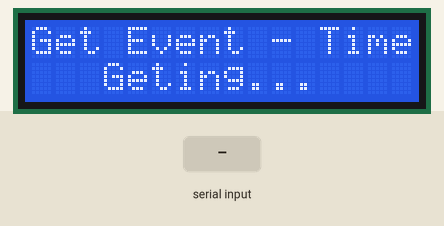
Simulated run of this sketch. Board: ESP8266 (NodeMCU). On the bench: 16×2 character LCD. The inputs (shaded band) are chosen by the test bench. WiFi joins after 1.5 s; servers stay silent unless stated; uploads are accepted with an empty reply; what the sketch prints to the serial monitor is not drawn.

Above: at 5.0 s.
5.1 s: "No Event\n" received over Serial
At 5.8 s:
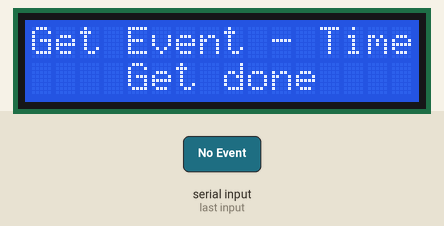
6.7 s: "30,150\n" received over Serial
At 11.4 s:
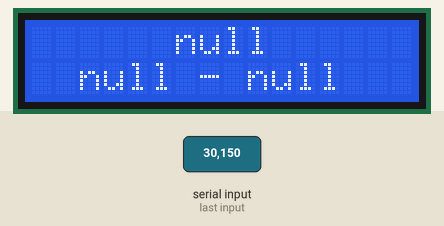
At 16.4 s:
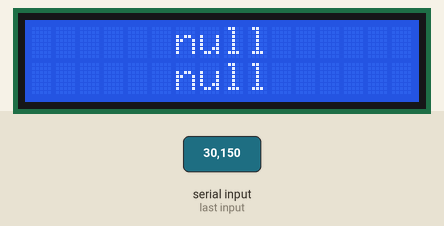
Timing chart, 0 to 17.0 s (numbered marks = the images above; inputs shaded):
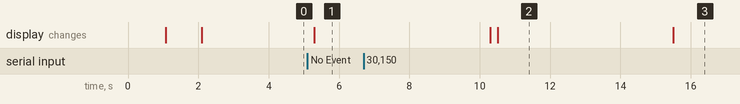

Measured:
- after the input at 5.1 s, the display: changes after 0.20 s (image 1)
- after the input at 6.7 s, the display: first differs from a run without the input after 3.8 s (image 2)
- what the display in image 2 shows lasts 5.0 s, from 10.5 s to 15.5 s

The sketch:

nodeMCU.ino
```cpp
#include <ArduinoJson.h>
#include <SerialCommand.h>
#include <SoftwareSerial.h>
#include <Arduino.h>

#include <ESP8266WiFi.h>
#include <ESP8266WiFiMulti.h>
#include <ESP8266HTTPClient.h>

#include <LiquidCrystal.h>

//Khởi tạo với các chân
LiquidCrystal lcd(D5, D0, D4, D3, D2, D1);

const char* ssid = "PKOVER_WIFI";
const char* password =  "01678911202";

const String host = "http://192.168.43.47:80";
//const String host = "http://192.168.1.11:80";

const char* privateKey = "b091f0444231106d8e7b796ae7508bb50fc9c17556118fe705266018a4173438";

int delayTime = -1;

String event = "";
String eventId = "";
String date = "";
String date2 = "";
String timeStart = "";
String timeEnd = "";

//SerialCommand sCmd;

void setup() {
  //cài đặt LCD
  lcd.begin(16, 2);
  //xoa lcd
  clearLCD(0);
  clearLCD(1);

  //mở giao tiếp
  Serial.begin(115200);

  //  sCmd.addCommand("Attendance ", attendance);

  //khởi tạo kết nối
  WiFi.begin(ssid, password);

  //kiểm tra kết nối host
  while (WiFi.status() != WL_CONNECTED) {
    delay(1000);
    //    Serial.println("Connecting..");
    printLCD("Connecting..", 0);
  }
  //  Serial.println("Connected");
  printLCD("Connected", 0);
  //  Serial.println("Get Event - Time");
  printLCD("Get Event - Time", 1);
  //lấy mã sự kiện
  String info = "";
  while (!readly()) {
    //    Serial.println("Geting...");
    printLCD("Get Event - Time", 0);
    printLCD("Geting...", 1);

    while (event == "" || event == "No Event") {
      info = getInfo();

      Serial.println(info);
      StaticJsonBuffer<500> jsonBuffer;
      JsonObject& json = jsonBuffer.parseObject(info);
      event = json["event"].as<String>();
      if (event == "" || event == "No Event") printLCD("No Event", 1);
      else {
        eventId = json["id"].as<String>();
        date = json["date"].as<String>();
        date2 = json["date2"].as<String>();
        timeStart = json["timeStart"].as<String>();
        timeEnd = json["timeEnd"].as<String>();
        while (true) {
          Serial.println("/" + date2 + "ID" + eventId);
          if (Serial.available() > 0) {
            String ok = Serial.readStringUntil('\n');
            if (ok = "OK") break;
          }
          delay(1000);
        }
      }
    }
      Serial.println("Event ID: " + eventId);
      Serial.println("Event: " + event);
      Serial.println("Date: " + date);
      Serial.println("Time: " + timeStart + " - " + timeEnd);

  }
  Serial.print("Get done");
  printLCD("Get done", 1);
  delay(5000);
  printLCD(event, 0);
  printLCD(date, 1);
}


void loop() {
  //  đợi lệnh
  //    sCmd.readSerial();
  if (Serial.available() > 0) {
    int code = Serial.parseInt();
    if (code > 0 && code > 100) {
      attendance(String(code));
      Serial.println(code);
    }
  }

  if (millis() - delayTime > 5000 && delayTime > 0) {
    printLCD(event, 0);
    printLCD(date, 1);
    //    Serial.println("Event: " + event);
    //    Serial.println("Time: " + date);
    delayTime = -1;

  }
  //
  //void attendance() {
  //  String rfid = sCmd.next();
}
void attendance(String rfid) {
  String info = sendAttendance(rfid);

  delayTime = millis();

  StaticJsonBuffer<300> jsonBuffer;
  JsonObject& json = jsonBuffer.parseObject(info);
  String name = json["name"].as<String>();
  String status = json["status"].as<String>();
  String time = json["time"].as<String>();
  //  if (name.startsWith("New")) {
  //    Serial.print("New\r\n");
  //  }
  Serial.println(info);
  printLCD(name, 0);
  if (status != "Attendance") {
    printLCD(status + " - " + time, 1);
  }
  else if (status == "Time Out") {
    printLCD(status, 1);
  }
  else printLCD("Got roll-call", 1);
}
String sendAttendance(String rfid) {
  String result = "Error";

  String post = String("key=") + privateKey + String("&rfid=") + rfid;
  while (result == "Error") {
    result = Post(host + String("/attendance.php"), post);
  }
  return result;
}

boolean readly() {
  return (event != "" && event != "No Event" && date != "") ? true : false;
}

String getInfo() {
  String result = "Error";
  String post = String("key=") + privateKey;
  while (result == "Error") {
    result = Post(host + String("/getInfo.php"), post);
    //    Serial.print("getInfo: ");
    //    Serial.println(result);
  }
  return result;
}

void printLCD(String str, int line) {
  int x = 0;
  clearLCD(line);
  if (str.length() <= 16) {
    x = (16 - str.length()) / 2;
  }
  lcd.setCursor(x, line);
  // In ra dong chu
  lcd.print(str);
}

void clearLCD(int line) {
  lcd.setCursor(0, line);
  lcd.print("                ");
}

String Post(String host, String post) {
  String result = "Error";
  if ((WiFi.status() == WL_CONNECTED)) {
    HTTPClient http;
    http.begin(host);
    http.addHeader("Content-Type", "application/x-www-form-urlencoded");
    int httpCode = http.POST(post);
    if (httpCode > 0) {
      result = http.getString();
    }
    http.end();
  }
  //  Serial.print("Post: ");
  //  Serial.println(result);
  return result;
}

String Get(String host) {
  String result = "Error";
  if ((WiFi.status() == WL_CONNECTED)) {
    HTTPClient http;
    http.begin(host);
    int httpCode = http.GET();
    if (httpCode > 0) {
      result = http.getString();
    }
    http.end(); //Free the resources
  }
  return result;
}
```

rdm630.cpp
```cpp
#include "rdm630.h"
#include <string.h>

rdm630::rdm630(byte yPinRx, byte yPinTx):
    _rfid(yPinRx, yPinTx),
    _s(WAITING_FOR_STX)
{
}

void rdm630::begin(){
    _rfid.begin(9600);    // start serial to RFID reader
}

bool rdm630::available(){
    if (_rfid.available() > 0)
    {
        _s=dataParser(_s,_rfid.read());
        return(_s==DATA_VALID);
    }
    return false;
}

void rdm630::getData(byte* data, byte& length){
    length=sizeof(_data);
    memcpy(data,_data,sizeof(_data));
}

byte rdm630::AsciiCharToNum(byte data){
    return (data > '9'?data-'0'-7:data-'0');
}

rdm630::state rdm630::dataParser(state s, byte c){
    switch(s){
    case WAITING_FOR_STX:
    case DATA_VALID:
        if(c==STX){
            _iNibbleCtr=-1;
            return READING_DATA;
        }
        break;
    case READING_DATA:
        if(++_iNibbleCtr<12){
            _data[_iNibbleCtr>>1]=((_iNibbleCtr & 0x1)==0?AsciiCharToNum(c)<<4 : _data[_iNibbleCtr>>1] + AsciiCharToNum(c));
            return READING_DATA;
        }
        if(c!=ETX){     //Expected end character, but got something else
            return WAITING_FOR_STX;
        }
        for(int i=0;i<5;i++){
            _data[5]^=_data[i];
        }
        if(_data[5]!=0){ //Checksum doesn't match
            return WAITING_FOR_STX;
        }
        return DATA_VALID;
    default:
        return WAITING_FOR_STX;
    }
    return WAITING_FOR_STX;
}
```

rdm630.h
```cpp
#ifndef RDM630_H
#define RDM630_H

#include "Arduino.h"
#include "SoftwareSerial.h"

class rdm630
{
public:
    rdm630(byte yPinRx, byte yPinTx);
    void begin();
    bool available();
    void getData(byte* data, byte& length);
private:
    typedef enum{
        WAITING_FOR_STX,
        READING_DATA,
        DATA_VALID
    }state;
    static const int STX=2;
    static const int ETX=3;

    byte AsciiCharToNum(byte data);
    state dataParser(state s, byte c);

    SoftwareSerial _rfid;
    state _s;
    int _iNibbleCtr;
    byte _data[6];
};

#endif // RDM630_H
```
